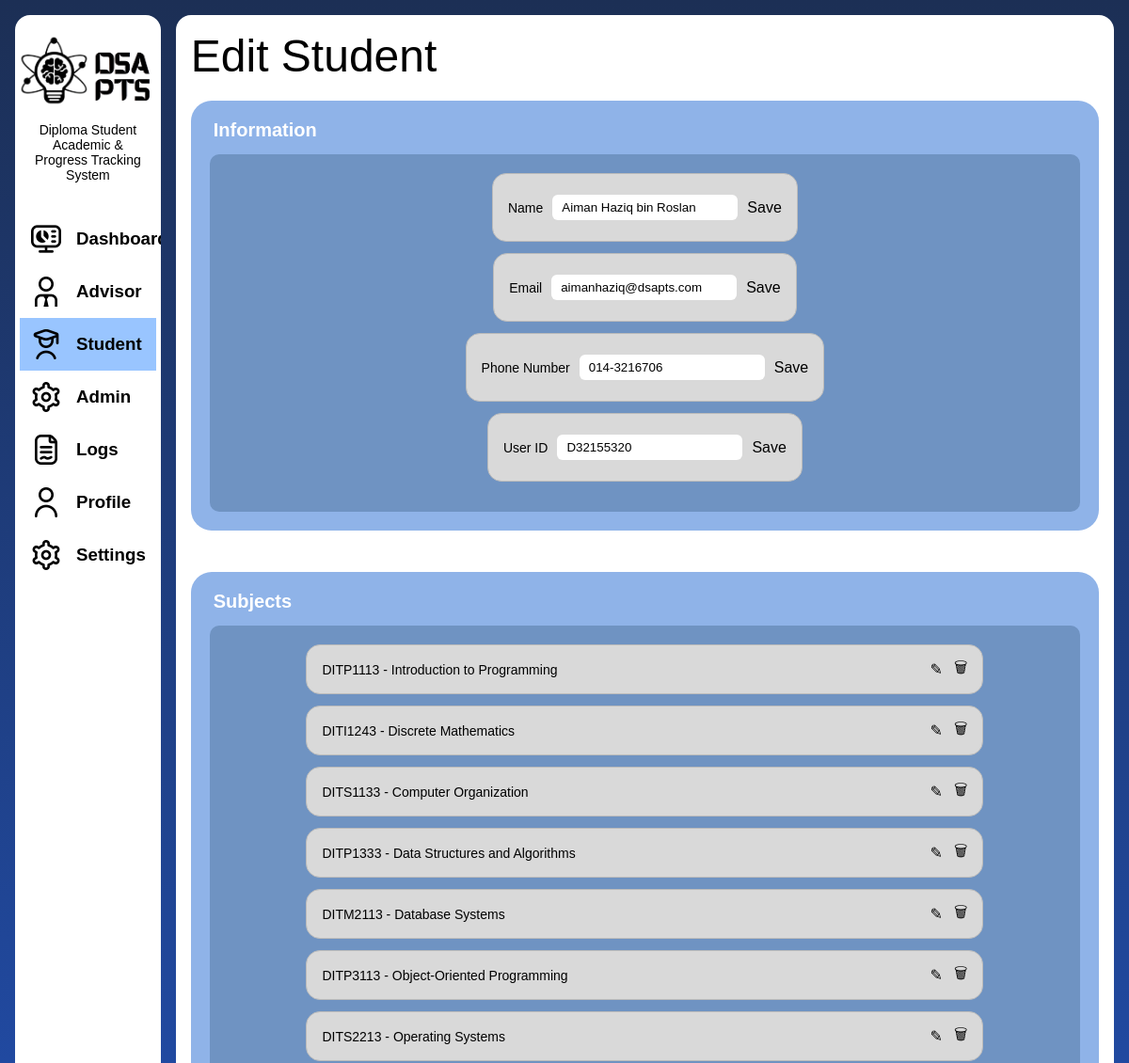
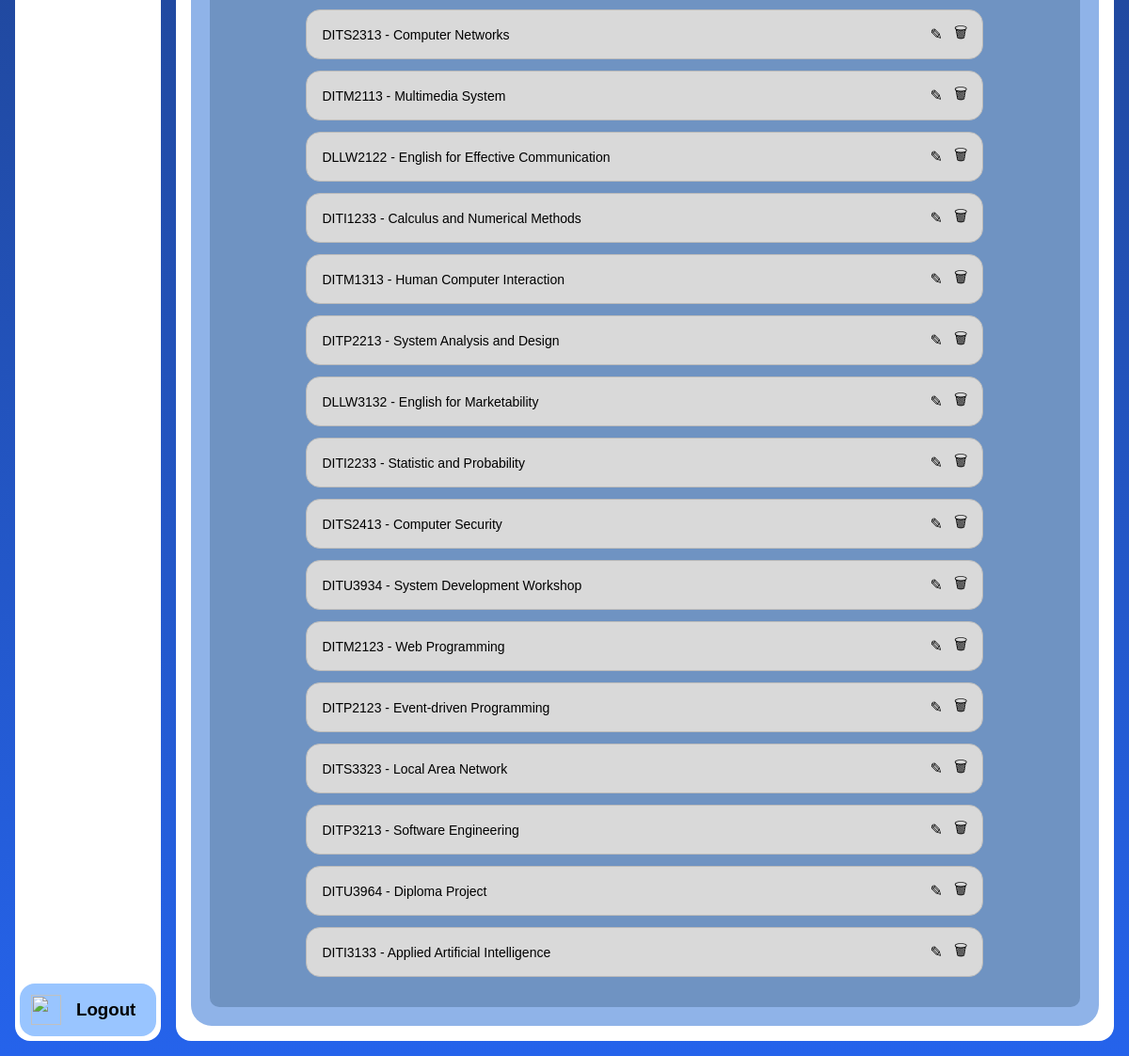
The page /admin/student-edit.php?id=6 on the database its author committed (2 pictures, top to bottom).
### tables this page shows
CREATE TABLE `student` (
  `user_id` int(11) NOT NULL,
  `program_id` int(11) DEFAULT NULL,
  `advisor_id` int(11) DEFAULT NULL,
  `CGPA` decimal(3,2) DEFAULT NULL,
  `muet_status` varchar(20) DEFAULT NULL,
  `total_credit_taken` int(11) DEFAULT NULL,
  `plan_to_degree` enum('Yes','No') DEFAULT NULL,
  `preferred_degree_field` varchar(100) DEFAULT NULL
);

CREATE TABLE `user` (
  `user_id` int(11) NOT NULL,
  `login_id` varchar(10) NOT NULL,
  `name` varchar(100) NOT NULL,
  `email` varchar(100) NOT NULL,
  `password` varchar(255) NOT NULL,
  `profile_picture` varchar(255) DEFAULT NULL,
  `address` varchar(255) DEFAULT NULL,
  `phone_number` varchar(20) DEFAULT NULL
);

CREATE TABLE `subject` (
  `subject_id` int(11) NOT NULL,
  `subject_name` varchar(100) NOT NULL,
  `credit_hours` int(11) DEFAULT NULL,
  `program_id` int(11) DEFAULT NULL,
  `semester_id` int(11) DEFAULT NULL,
  `subject_code` varchar(20) DEFAULT NULL
);

### models/functions.php (called while the page is built, shortened)
<?php
function getAll($conn, $table)
{
    $result = $conn->query("SELECT * FROM $table");
    $data = [];
    while ($row = $result->fetch_assoc()) {
        $data[] = $row;
    }
    return $data;
}
function getUserById($conn, $table, $idColumn, $user_id)
{
    $result = $conn->query("
    SELECT $table.*, user.*
    FROM $table
    INNER JOIN user ON $table.user_id = user.user_id
    WHERE $idColumn = '$user_id' LIMIT 1");
    return $result->fetch_assoc();
}

### admin/student-edit.php (the view, shortened to what this page needs)
<!DOCTYPE html>
<html lang="en">
<head>
  <link rel="stylesheet" href="../style/layout.css">
    <link rel="stylesheet" href="../style/admin.css">
  <link rel="stylesheet" href="../style/styles.css">
</head>
<body class="page-body main-gradient-bg">
    <?php
    include("components/sidebar-admin.php");
    include("../models/functions.php");
    $studentId = isset($_GET['id']) ? (int) $_GET['id'] : 0;
    $student = getUserById($conn, "student", "student.user_id", $studentId);
    function renderSubjectRows($conn)
{
    $subjects = getAll($conn, 'subject');
    foreach ($subjects as $subject) {
        $subjectPk = (int) $subject['subject_id'];
        $code      = htmlspecialchars($subject['subject_code']);
        $name      = htmlspecialchars($subject['subject_name']);
        ?>
        <div class="edit-row" data-subject-id="<?= $subjectPk ?>">
          <span><?= $code ?> - <?= $name ?></span>
          <div class="edit-row-actions">
            <button class="icon-btn" type="button">✎</button>
            <button class="icon-btn" type="button">🗑</button>
          </div>
        </div>
        <?php
    }
}
    ?>
    <main class="main-content main-rounded">
        <h1 class="content-title">Edit Student</h1>
        <div class="edit-columns">
          <div class="edit-box">
            <h2 class="edit-box-title">Information</h2>
            <div class="edit-wrapper">
              <div class="edit-list">
                <form method="POST" action="student-edit.php?id=<?= $studentId ?>">
                  <div class="edit-row">
                    <span>Name</span>
                    <input class="edit-design" type="text" name="value" value="<?= $student['name'] ?>">
                    <button type="submit" class="icon-btn">Save</button>
                  </div>
                </form>
                <form method="POST" action="student-edit.php?id=<?= $studentId ?>">
                  <div class="edit-row">
                    <span>Email</span>
                    <input class="edit-design" type="text" name="value" value="<?= $student['email'] ?>">
                    <button type="submit" class="icon-btn">Save</button>
                  </div>
                </form>
                <form method="POST" action="student-edit.php?id=<?= $studentId ?>">
                  <div class="edit-row">
                    <span>Phone Number</span>
                    <input class="edit-design" type="text" name="value" value="<?= $student['phone_number'] ?>">
                    <button type="submit" class="icon-btn">Save</button>
                  </div>
                </form>
                <form method="POST" action="student-edit.php?id=<?= $studentId ?>">
                  <div class="edit-row">
                    <span>User ID</span>
                    <input class="edit-design" type="text" name="value" value="<?= $student['login_id'] ?>">
                    <button type="submit" class="icon-btn">Save</button>
                  </div>
                </form>
              </div>
            </div>
          </div>
          <div class="edit-box">
            <h2 class="edit-box-title">Subjects</h2>
            <div class="edit-wrapper">
              <div class="edit-list">
                <?php renderSubjectRows($conn, $studentId);
                ?>
              </div>
            </div>
          </div>
        </div>
    </main>
</body>
</html>

### style/layout.css (style rules this page uses)
html, body { height: 100%; margin: 0; }
*, *::before, *::after { box-sizing: border-box; }
.page-body { display: flex; min-height: 100vh; margin: 0; overflow: hidden; }
.main-gradient-bg { background-image: linear-gradient(#1c2f55, #2563eb); }
.main-rounded { display: flex; flex-direction: column; align-items: center; background-color: #fff; margin: 16px; border-radius: 16px; min-height: 0; overflow: hidden; }
.main-content { flex: 1; align-items: start; padding: 16px; min-height: 0; overflow-y: auto; }
.content-title { font-size: 48px; font-weight: 500; margin: 0; }

### style/admin.css (style rules this page uses)
.edit-list { width: 95%; margin: 0 auto; }
.edit-row { width: 100%; display: flex; justify-content: space-between; align-items: center; padding: 18px 25px; margin-bottom: 15px; background: #d9d9d9; border-radius: 8px; }
.edit-box { background: #8fb3e8; border-radius: 22px; padding: 20px; width: 100%; margin-top: 20px; }
.edit-wrapper { background: #6f93c2; border-radius: 10px; padding: 20px; }
.edit-columns { display: flex; flex-direction: column; align-items: stretch; gap: 24px; width: 100%; }
.edit-columns>.edit-box { width: 100%; }
.edit-box-title { color: #fff; font-size: 20px; font-weight: 600; margin: 0 0 14px 4px; }
.edit-row-actions { display: flex; align-items: center; gap: 12px; }
.edit-design { display: flex; padding: 6px 10px; border-radius: 6px; border: none; margin: 10px; }

### style/styles.css (style rules this page uses)
* { box-sizing: border-box; margin: 0; padding: 0; }
body { font-family: Arial, Helvetica, sans-serif; background: #fff; color: #000; }
.icon-btn { background: none; border: none; cursor: pointer; font-size: 16px; }
.edit-list { max-width: 720px; margin: 0 auto; align-items: center; display: flex; flex-direction: column; }
.edit-row { display: flex; align-items: center; justify-content: space-between; background: #d9d9d9; border: 1px solid #bbb; padding: 12px 16px; margin-bottom: 12px; border-radius: 15px; }
.edit-row span { font-size: 14px; }

### rows shown on the page
student: value "Aiman Haziq bin Roslan", value "aimanhaziq@dsapts.com", value "014-3216706", value "D32155320"
subject: subject_code "DITP1113", subject_name "Introduction to Programming"
subject: subject_code "DITI1243", subject_name "Discrete Mathematics"
subject: subject_code "DITS1133", subject_name "Computer Organization"
subject: subject_code "DITP1333", subject_name "Data Structures and Algorithms"
subject: subject_code "DITM2113", subject_name "Database Systems"
subject: subject_code "DITP3113", subject_name "Object-Oriented Programming"
subject: subject_code "DITS2213", subject_name "Operating Systems"
subject: subject_code "DITS2313", subject_name "Computer Networks"
subject: subject_code "DITM2113", subject_name "Multimedia System"
subject: subject_code "DLLW2122", subject_name "English for Effective Communication"
subject: subject_code "DITI1233", subject_name "Calculus and Numerical Methods"
subject: subject_code "DITM1313", subject_name "Human Computer Interaction"
subject: subject_code "DITP2213", subject_name "System Analysis and Design"
subject: subject_code "DLLW3132", subject_name "English for Marketability"
subject: subject_code "DITI2233", subject_name "Statistic and Probability"
subject: subject_code "DITS2413", subject_name "Computer Security"
subject: subject_code "DITU3934", subject_name "System Development Workshop"
subject: subject_code "DITM2123", subject_name "Web Programming"
subject: subject_code "DITP2123", subject_name "Event-driven Programming"
subject: subject_code "DITS3323", subject_name "Local Area Network"
subject: subject_code "DITP3213", subject_name "Software Engineering"
subject: subject_code "DITU3964", subject_name "Diploma Project"
subject: subject_code "DITI3133", subject_name "Applied Artificial Intelligence"
